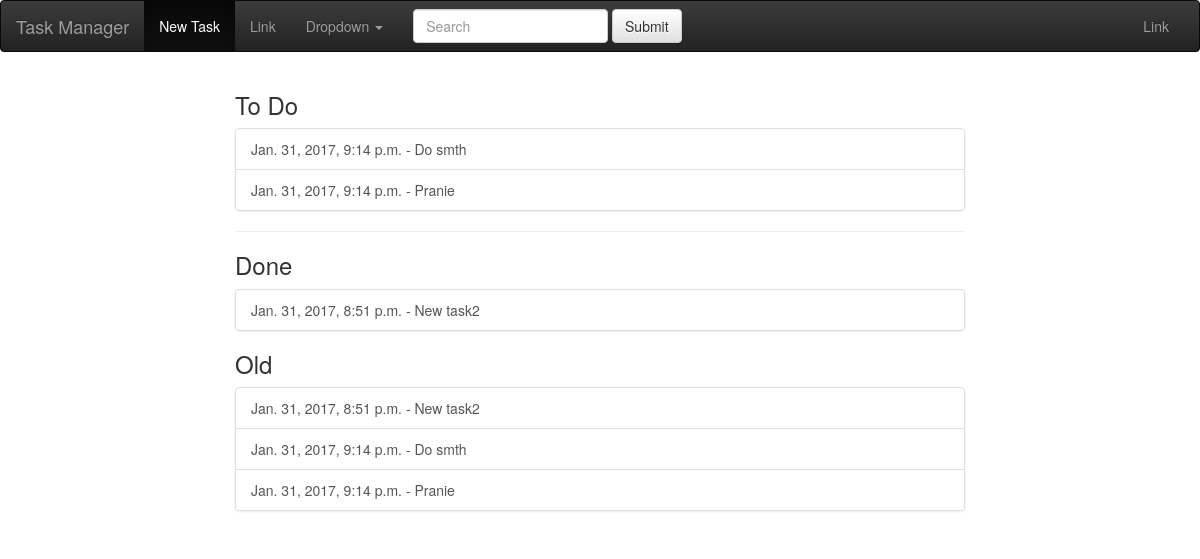
/tasks/, run on an earlier commit of the app's database.
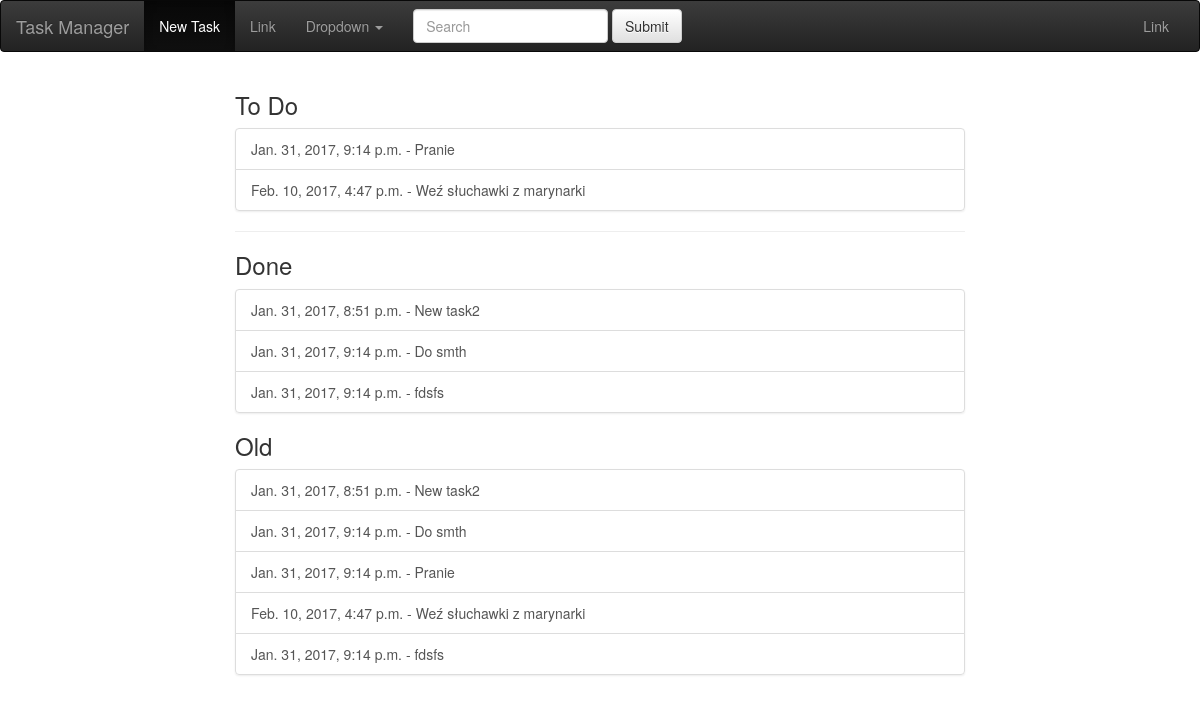
And on a later commit of the database.
### tasks/models.py (models this page shows, shortened)
class TaskModel(models.Model):
    title = models.CharField(max_length=120)
    content = models.TextField(blank=True, null=True)
    time = models.DateTimeField(auto_now=False, auto_now_add=False)
    completed = models.BooleanField(default=False)
    class Meta:
        verbose_name = 'Task'
        verbose_name_plural = 'Tasks'
    def get_absolute_url(self):
        return reverse("tasks:detail", kwargs={"id": self.id})

### tasks/views.py (the view)
def task_list(request):
    qs = TaskModel.objects.all()#.filter(time__lte=datetime.datetime.now())
    late = qs.filter(time__lte=datetime.datetime.now())
    context = {
        "objects_list": qs,
        "old_tasks": late
    }
    template = 'task_list_view.html'
    return render(request, template, context)

### templates/task_list_view.html
{% extends 'main.html' %}
{% block content %}
<div class="col-sm-8 col-sm-offset-2">
    <div class="row">
       <div class="col-sm-12">
        <h3>To Do</h3>
          <div class="list-group" id="todo">
            {%  for obj in objects_list %}
                {% if not obj.completed %}
                  <a href="{{ obj.get_absolute_url }}" class="list-group-item">{{ obj.time }}  - {{ obj.title }}   </a>
                {% endif %}
            {% endfor %}
           </div>
       <hr>
       <h3>Done</h3>
         <div class="list-group" id="done">
            {%  for obj in objects_list %}
                {% if obj.completed %}
                  <a href="{{ obj.get_absolute_url }}" class="list-group-item">{{ obj.time }}  - {{ obj.title }}   </a>
                {% endif %}
            {% endfor %}
       </div>
         <h3>Old</h3>
         <div class="list-group" id="done">
            {%  for obj in old_tasks %}
                  <a href="{{ obj.get_absolute_url }}" class="list-group-item">{{ obj.time }}  - {{ obj.title }}   </a>
            {% endfor %}
       </div>
       </div>
   </div>
</div>
{% endblock content %}

### templates/main.html (shortened to what this page needs)
<!DOCTYPE html>
<html lang="en">
  <head>
    <link href="css/bootstrap.min.css" rel="stylesheet">
<link rel="stylesheet" href="https://maxcdn.bootstrapcdn.com/bootstrap/3.3.7/css/bootstrap.min.css">
<link rel="stylesheet" href="https://maxcdn.bootstrapcdn.com/bootstrap/3.3.7/css/bootstrap-theme.min.css">
  </head>
  <body>
  <nav class="navbar navbar-inverse">
  <div class="container-fluid">
    <div class="navbar-header">
      <a class="navbar-brand" href="/tasks/">Task Manager</a>
    </div>
    <div class="collapse navbar-collapse" id="bs-example-navbar-collapse-2">
      <ul class="nav navbar-nav">
        <li class="active"><a href="/tasks/create">New Task<span class="sr-only">(current)</span></a></li>
        <li><a href="#">Link</a></li>
        <li class="dropdown">
          <a href="#" class="dropdown-toggle" data-toggle="dropdown" role="button" aria-expanded="false">Dropdown <span class="caret"></span></a>
        </li>
      </ul>
      <form class="navbar-form navbar-left" role="search">
        <div class="form-group">
          <input type="text" class="form-control" placeholder="Search">
        </div>
        <button type="submit" class="btn btn-default">Submit</button>
      </form>
      <ul class="nav navbar-nav navbar-right">
        <li><a href="#">Link</a></li>
      </ul>
    </div>
  </div>
</nav>
    <div class="container">
        {% block content %} {% endblock %}
    </div>
  </body>
</html>

What changed in the data, as far as the page shows it:
added TaskModel: time "Feb. 10, 2017, 4:47 p.m.", title "Weź słuchawki z marynarki"
changed TaskModel "Do smth": moves from the list under "To Do" to the list under "Done"
added TaskModel: time "Jan. 31, 2017, 9:14 p.m.", title "fdsfs"
